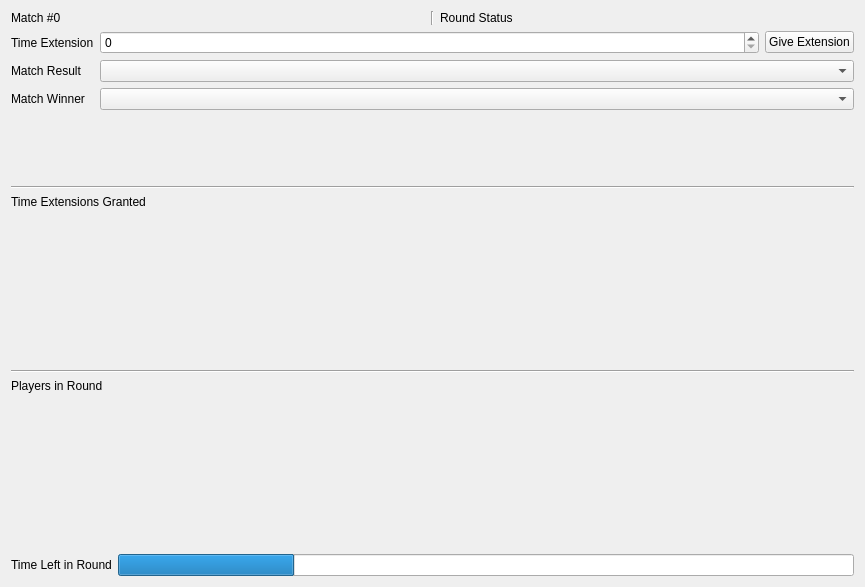
<?xml version="1.0" encoding="UTF-8"?>
<ui version="4.0">
 <class>RoundViewWidget</class>
 <widget class="QWidget" name="RoundViewWidget">
  <property name="geometry">
   <rect>
    <x>0</x>
    <y>0</y>
    <width>865</width>
    <height>587</height>
   </rect>
  </property>
  <property name="windowTitle">
   <string>Form</string>
  </property>
  <layout class="QVBoxLayout" name="verticalLayout">
   <item>
    <layout class="QHBoxLayout" name="topIndicator">
     <item>
      <widget class="QLabel" name="matchNumber">
       <property name="sizePolicy">
        <sizepolicy hsizetype="Preferred" vsizetype="Fixed">
         <horstretch>0</horstretch>
         <verstretch>0</verstretch>
        </sizepolicy>
       </property>
       <property name="text">
        <string>Match #0</string>
       </property>
       <property name="textFormat">
        <enum>Qt::PlainText</enum>
       </property>
      </widget>
     </item>
     <item>
      <widget class="Line" name="line">
       <property name="orientation">
        <enum>Qt::Vertical</enum>
       </property>
      </widget>
     </item>
     <item>
      <widget class="QLabel" name="roundStatus">
       <property name="sizePolicy">
        <sizepolicy hsizetype="Preferred" vsizetype="Fixed">
         <horstretch>0</horstretch>
         <verstretch>0</verstretch>
        </sizepolicy>
       </property>
       <property name="text">
        <string>Round Status</string>
       </property>
       <property name="textFormat">
        <enum>Qt::PlainText</enum>
       </property>
      </widget>
     </item>
    </layout>
   </item>
   <item>
    <layout class="QFormLayout" name="formLayout">
     <item row="0" column="0">
      <widget class="QLabel" name="timeExtesionLabel">
       <property name="text">
        <string>Time Extension</string>
       </property>
      </widget>
     </item>
     <item row="0" column="1">
      <layout class="QHBoxLayout" name="horizontalLayout">
       <property name="sizeConstraint">
        <enum>QLayout::SetDefaultConstraint</enum>
       </property>
       <item>
        <widget class="QSpinBox" name="timeExtensionEdit"/>
       </item>
       <item>
        <widget class="QPushButton" name="extendTime">
         <property name="sizePolicy">
          <sizepolicy hsizetype="Fixed" vsizetype="Fixed">
           <horstretch>0</horstretch>
           <verstretch>0</verstretch>
          </sizepolicy>
         </property>
         <property name="text">
          <string>Give Extension</string>
         </property>
        </widget>
       </item>
      </layout>
     </item>
     <item row="1" column="0">
      <widget class="QLabel" name="matchResultLabel">
       <property name="text">
        <string>Match Result</string>
       </property>
      </widget>
     </item>
     <item row="1" column="1">
      <widget class="QComboBox" name="matchResultEdit"/>
     </item>
     <item row="2" column="1">
      <widget class="QComboBox" name="matchWinnerEdit"/>
     </item>
     <item row="2" column="0">
      <widget class="QLabel" name="matchWinnerLabel">
       <property name="text">
        <string>Match Winner</string>
       </property>
      </widget>
     </item>
    </layout>
   </item>
   <item>
    <widget class="Line" name="line_3">
     <property name="orientation">
      <enum>Qt::Horizontal</enum>
     </property>
    </widget>
   </item>
   <item>
    <widget class="QLabel" name="timeExtensionTableLabel">
     <property name="sizePolicy">
      <sizepolicy hsizetype="Preferred" vsizetype="Fixed">
       <horstretch>0</horstretch>
       <verstretch>0</verstretch>
      </sizepolicy>
     </property>
     <property name="text">
      <string>Time Extensions Granted</string>
     </property>
    </widget>
   </item>
   <item>
    <widget class="QWidget" name="timeExtensionTable" native="true"/>
   </item>
   <item>
    <widget class="Line" name="line_2">
     <property name="orientation">
      <enum>Qt::Horizontal</enum>
     </property>
    </widget>
   </item>
   <item>
    <widget class="QLabel" name="playersInRoundTableLabel">
     <property name="sizePolicy">
      <sizepolicy hsizetype="Preferred" vsizetype="Fixed">
       <horstretch>0</horstretch>
       <verstretch>0</verstretch>
      </sizepolicy>
     </property>
     <property name="text">
      <string>Players in Round</string>
     </property>
    </widget>
   </item>
   <item>
    <widget class="QWidget" name="playerInRoundTable" native="true"/>
   </item>
   <item>
    <layout class="QHBoxLayout" name="bottomIndicator">
     <item>
      <widget class="QLabel" name="timeLeftLabel">
       <property name="text">
        <string>Time Left in Round</string>
       </property>
      </widget>
     </item>
     <item>
      <widget class="QProgressBar" name="timeLeftProgressBar">
       <property name="value">
        <number>24</number>
       </property>
       <property name="format">
        <string/>
       </property>
      </widget>
     </item>
    </layout>
   </item>
  </layout>
 </widget>
 <resources/>
 <connections/>
</ui>
